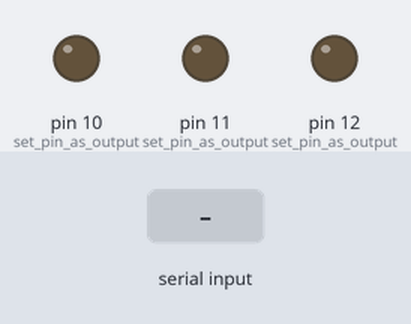
This sketch was run on a simulated Arduino Uno, built with avr-gcc and run on an emulated ATmega328P. On the bench: output pins drawn as LEDs (lit = HIGH). The test bench sets the inputs (shaded band).

Above: at 1.2 s.
1.3 s: "r" received over Serial
At 2.3 s:
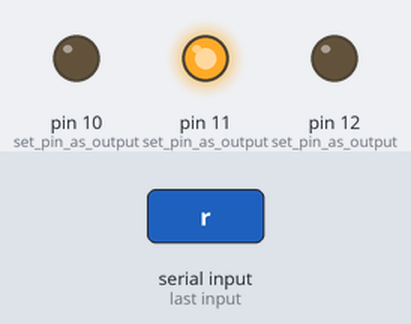
2.8 s: "g" received over Serial
At 3.5 s:
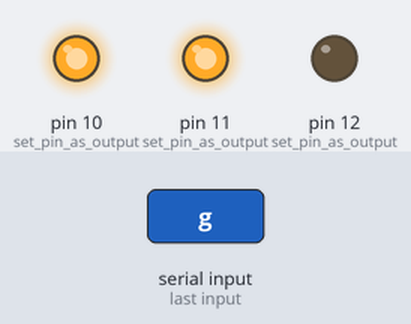
4.3 s: "y" received over Serial
At 4.6 s:
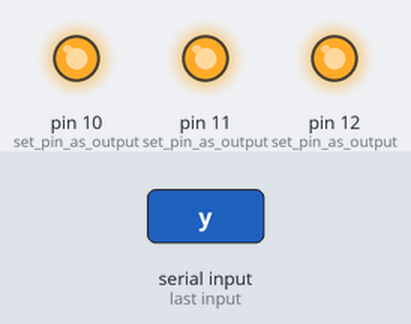
5.8 s: "f" received over Serial
At 6.9 s:
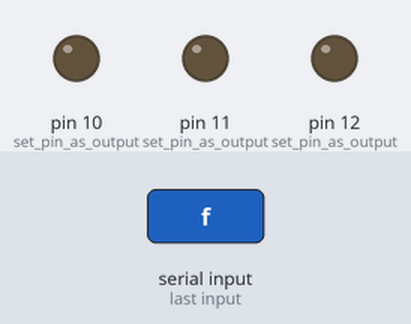
7.3 s: "g" received over Serial
At 8.1 s:
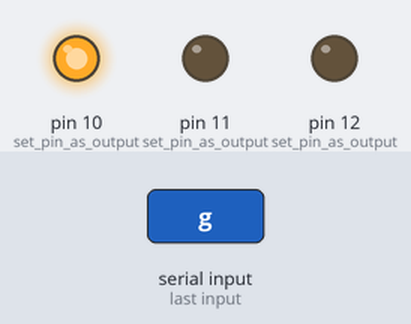
8.8 s: "y" received over Serial
At 9.2 s:
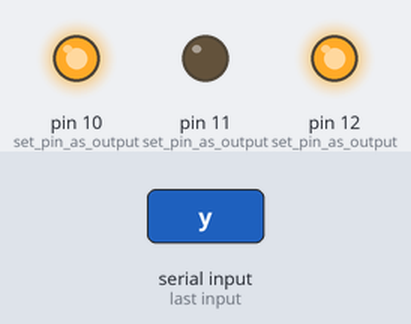
Timing chart, 0 to 11.3 s (numbered marks = the images above; inputs shaded):
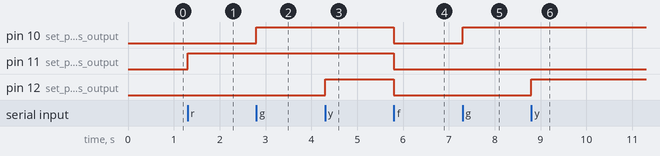

The sketch:

ledControl.ino
```cpp
void setup() {

  pinMode(10, OUTPUT);   //set pin as output , blue led
  pinMode(11, OUTPUT);   //set pin as output , red led
  pinMode(12, OUTPUT);   //set pin as output , yellow led

  Serial.begin(9600);    //start serial communication @9600 bps
  }

void loop(){

  if(Serial.available()){  //id data is available to read

    char val = Serial.read();

    if(val == 'r'){       //if r received
      digitalWrite(11, HIGH); //turn on red led
      }
    if(val == 'g'){       //if b received
      digitalWrite(10, HIGH); //turn on blue led
      }
    if(val == 'y'){       //if y received
      digitalWrite(12, HIGH); //turn on yellow led
      }
    if(val == 'f'){       //if f received
      digitalWrite(11, LOW); //turn off all led
      digitalWrite(12, LOW);
      digitalWrite(10, LOW);
      }
    }
  }
```

Measured:
- after the input at 1.3 s, pin 11 (set_pin_as_output): LOW → HIGH at once
- after the input at 2.8 s, pin 10 (set_pin_as_output): LOW → HIGH at once
- after the input at 4.3 s, pin 12 (set_pin_as_output): LOW → HIGH at once
- after the input at 5.8 s, pin 10 (set_pin_as_output), pin 11 (set_pin_as_output), pin 12 (set_pin_as_output): HIGH → LOW at once
- after the input at 7.3 s, pin 10 (set_pin_as_output): LOW → HIGH at once
- after the input at 8.8 s, pin 12 (set_pin_as_output): LOW → HIGH at once
